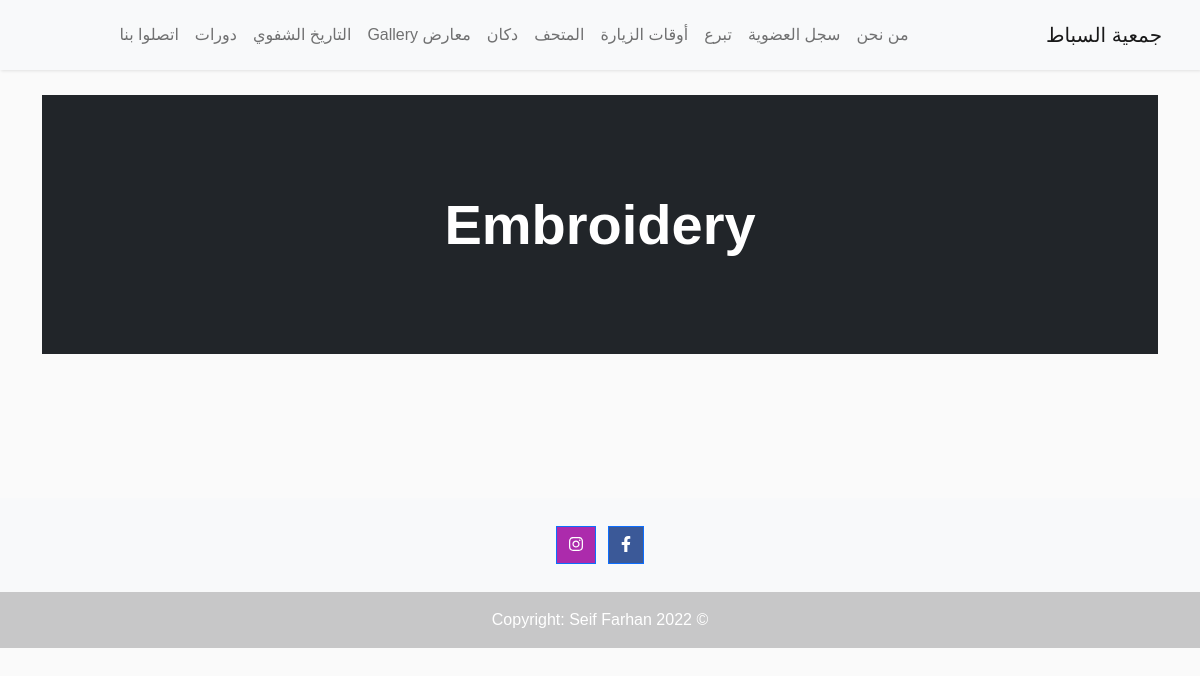
The app's page /market/Embroidery, older data.
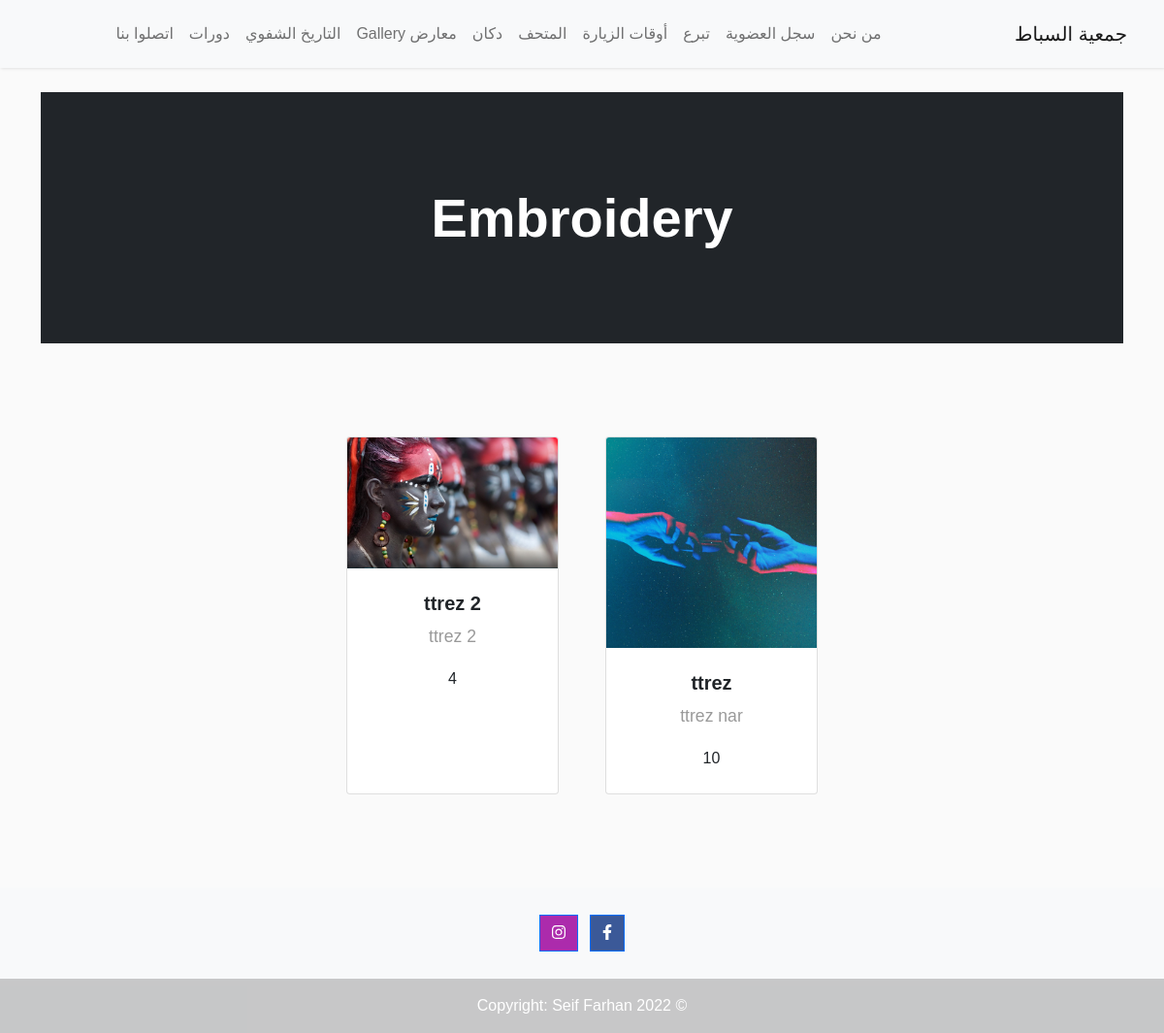
The same page, newer data.
### app/models.py (models this page shows)
class Embroidery(models.Model):
    name = models.CharField(max_length=255, verbose_name='الاسم')
    image = models.ImageField(upload_to='images/embroideries/', verbose_name='الصورة')
    description = models.TextField(verbose_name='النص')
    price = models.PositiveIntegerField(verbose_name='السعر')
    def __str__(self):
        return self.name

### app/views.py (the view)
# urls.py: path('market/<str:type>', views.market_type, name='market_type'),
def market_type(request, type):
    market_list = ["Embroidery", "Accessories", "Book", "Herb", "Olive"]
    if type in market_list:
        Model = apps.get_model('app', type)
        objects = Model.objects.all()
        print(objects)
        return render(request, 'market_type.html', {'title': type, 'objects': objects})
    return render(request, 'market.html')

### app/templates/market_type.html
{% extends 'base.html' %}
{% block body_block %}
    <br>
    <header class="bg-dark py-5">
        <div class="container px-4 px-lg-5 my-5">
            <div class="text-center text-white">
                <h1 class="display-4 fw-bolder">{{ title }}</h1>
            </div>
        </div>
    </header>
    <section class="py-5">
        <div class="container px-4 px-lg-5 mt-5">
            <div class="row gx-4 gx-lg-5 row-cols-2 row-cols-md-3 row-cols-xl-4 justify-content-center">
                {% for o in objects %}
                    <div class="col mb-5">
                        <div class="card h-100">
                            <img class="card-img-top" src="{{ o.image.url }}" alt="..."/>
                            <div class="card-body p-4">
                                <div class="text-center">
                                    <h5 class="fw-bolder">{{ o.name }}</h5>
                                    <p>{{ o.description }}</p>
                                    {{ o.price }}
                                </div>
                            </div>
                        </div>
                    </div>
                {% endfor %}
            </div>
        </div>
    </section>
{% endblock %}

### app/templates/base.html (shortened to what this page needs)
{% load static %}
<!DOCTYPE html>
<html dir="rtl" lang="ar">
<head>
    <link href="https://cdn.jsdelivr.net/npm/bootstrap@5.0.2/dist/css/bootstrap.min.css" rel="stylesheet"
>
    <link rel="stylesheet" href="{% static 'assets/bootstrap/css/bootstrap.min.css' %}">
    <link rel="stylesheet"
          href="https://cdnjs.cloudflare.com/ajax/libs/simple-line-icons/2.4.1/css/simple-line-icons.min.css">
    <link rel="stylesheet" href="{% static 'assets/css/styles.min.css' %}">
    <link rel="stylesheet" href="https://cdnjs.cloudflare.com/ajax/libs/baguettebox.js/1.10.0/baguetteBox.min.css">
</head>
<body>
<nav class="navbar navbar-expand-lg navbar-light bg-light">
    <div class="container-fluid">
        <a class="navbar-brand" href="{% url 'app:index' %}">جمعية السباط</a>
        <div class="collapse navbar-collapse" id="navbarNav">
            <ul class="navbar-nav mx-auto">
                <li class="nav-item">
                    <a class="nav-link" href="{% url 'app:about_us' %}">من نحن</a>
                </li>
                <li class="nav-item">
                    <a class="nav-link" href="{% url 'app:membership' %}">سجل العضوية</a>
                </li>
                <li class="nav-item">
                    <a class="nav-link" href="{% url 'app:donation' %}">تبرع</a>
                </li>
                <li class="nav-item">
                    <a class="nav-link" href="{% url 'app:visiting_times' %}">أوقات الزيارة</a>
                </li>
                <li class="nav-item">
                    <a class="nav-link" href="{% url 'app:museum' %}">المتحف</a>
                </li>
                <li class="nav-item">
                    <a class="nav-link" href="{% url 'app:market' %}">دكان</a>
                </li>
                <li class="nav-item">
                    <a class="nav-link" href="{% url 'app:gallery' %}">معارض Gallery</a>
                </li>
                <li class="nav-item">
                    <a class="nav-link" href="{% url 'app:oral_history' %}">التاريخ الشفوي</a>
                </li>
                <li class="nav-item">
                    <a class="nav-link" href="{% url 'app:training' %}">دورات</a>
                </li>
                <li class="nav-item">
                    <a class="nav-link" href="{% url 'app:contact_us' %}">اتصلوا بنا</a>
                </li>
            </ul>
        </div>
    </div>
</nav>
<div class="container"
     style="margin-top: 1px;text-align: right;direction:rtl">
    {% block body_block %}
    {% endblock %}
</div>
<footer class="bg-light text-center text-white">
    <div class="container p-4 pb-0">
        <section class="mb-4">
            <a
                    class="btn btn-primary btn-floating m-1"
                    style="background-color: #3b5998;"
                    href="#"
                    role="button"
            ><i class="fab fa-facebook-f"></i
            ></a>
            <a
                    class="btn btn-primary btn-floating m-1"
                    style="background-color: #ac2bac;"
                    href="#"
                    role="button"
            ><i class="fab fa-instagram"></i
            ></a>
        </section>
    </div>
    <div class="text-center p-3" style="background-color: rgba(0, 0, 0, 0.2);">
        © 2022 Copyright:
        <a>Seif Farhan</a>
    </div>
</footer>
</body>
</html>

### app/templates/base.html (style rules this page uses)
html, body { height: 100%; }

Row changes from the older to the newer data that the page shows:
added Embroidery: image (picture), name "ttrez", description "ttrez nar", price "10"
added Embroidery: image (picture), name "ttrez 2", description "ttrez 2", price "4"
